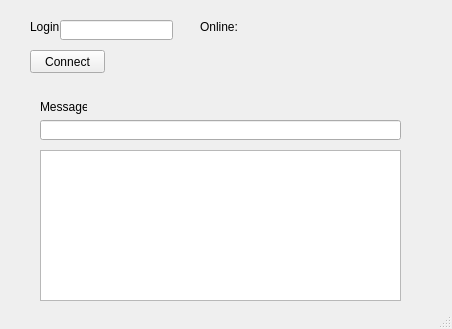
<?xml version="1.0" encoding="UTF-8"?>
<ui version="4.0">
 <class>MainWindow</class>
 <widget class="QMainWindow" name="MainWindow">
  <property name="geometry">
   <rect>
    <x>0</x>
    <y>0</y>
    <width>452</width>
    <height>329</height>
   </rect>
  </property>
  <property name="windowTitle">
   <string>MainWindow</string>
  </property>
  <widget class="QWidget" name="centralwidget">
   <widget class="QPushButton" name="pushButton">
    <property name="geometry">
     <rect>
      <x>30</x>
      <y>50</y>
      <width>75</width>
      <height>23</height>
     </rect>
    </property>
    <property name="text">
     <string>Connect</string>
    </property>
   </widget>
   <widget class="QLineEdit" name="lineEdit">
    <property name="geometry">
     <rect>
      <x>60</x>
      <y>20</y>
      <width>113</width>
      <height>20</height>
     </rect>
    </property>
   </widget>
   <widget class="QLabel" name="label">
    <property name="geometry">
     <rect>
      <x>30</x>
      <y>20</y>
      <width>47</width>
      <height>14</height>
     </rect>
    </property>
    <property name="text">
     <string>Login</string>
    </property>
   </widget>
   <widget class="QLabel" name="label_2">
    <property name="geometry">
     <rect>
      <x>200</x>
      <y>20</y>
      <width>47</width>
      <height>14</height>
     </rect>
    </property>
    <property name="text">
     <string>Online:</string>
    </property>
   </widget>
   <widget class="QLabel" name="label_3">
    <property name="geometry">
     <rect>
      <x>200</x>
      <y>40</y>
      <width>221</width>
      <height>31</height>
     </rect>
    </property>
    <property name="text">
     <string/>
    </property>
    <property name="alignment">
     <set>Qt::AlignLeading|Qt::AlignLeft|Qt::AlignTop</set>
    </property>
   </widget>
   <widget class="QLabel" name="label_4">
    <property name="geometry">
     <rect>
      <x>40</x>
      <y>100</y>
      <width>47</width>
      <height>14</height>
     </rect>
    </property>
    <property name="text">
     <string>Message</string>
    </property>
   </widget>
   <widget class="QLineEdit" name="lineEdit_2">
    <property name="geometry">
     <rect>
      <x>40</x>
      <y>120</y>
      <width>361</width>
      <height>20</height>
     </rect>
    </property>
   </widget>
   <widget class="QPlainTextEdit" name="plainTextEdit">
    <property name="geometry">
     <rect>
      <x>40</x>
      <y>150</y>
      <width>361</width>
      <height>151</height>
     </rect>
    </property>
   </widget>
  </widget>
  <widget class="QStatusBar" name="statusbar"/>
 </widget>
 <resources/>
 <connections/>
</ui>
